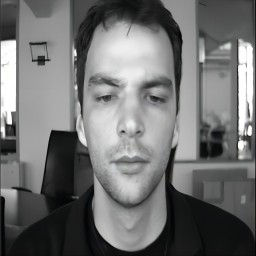
#> input picture Image Processing/charter 2/BioID_0000.jpg, 256 x 256 px
$ python test2-310.py
#> lines starting #> are read from the running program, lines starting #| are printed output that depends on the picture
import cv2 as cv
import numpy

def spacedivision(img, a, b, x):
    x = int(256 / x)
    background = numpy.zeros((a, b), dtype=numpy.uint8)
    for i in range(a):
        for j in range(b):
            background[i][j] = int(img[int(i/x)*x][int(j/x)*x])
    return background

img = cv.imread('BioID_0000.jpg')
#> img is the input picture: shape (256, 256, 3); mean B, G, R 112.6, 112.8, 112.2
img = cv.cvtColor(img, cv.COLOR_BGR2GRAY)
#> img: shape (256, 256)
cv.imshow("before256", img)
a = img.shape[0]
#> a = 256
b = img.shape[1]
#> b = 256
print(a, b)
#| 256 256
img = spacedivision(img, a, b, 128)
#> after the loop in spacedivision, `for i in range(a):`:
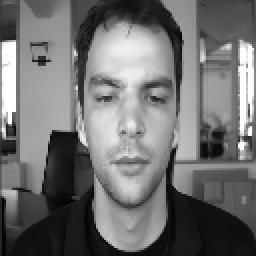
#> background: shape (256, 256); min 1, max 255, mean 112.7
cv.imshow("after128", img)
img = spacedivision(img, a, b, 64)
#> call 2 of spacedivision, with a = 256, b = 256, x = 64
#> after the loop in spacedivision (call 2), `for i in range(a):`:
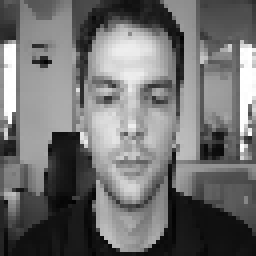
#> background: shape (256, 256); min 2, max 255, mean 112.8
cv.imshow("after64", img)
img = spacedivision(img, a, b, 32)
#> call 3 of spacedivision, with a = 256, b = 256, x = 32
#> after the loop in spacedivision (call 3), `for i in range(a):`:
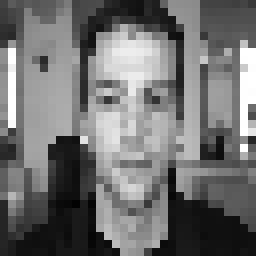
#> background: shape (256, 256); min 2, max 255, mean 112.5
cv.imshow("after32", img)
img = spacedivision(img, a, b, 16)
#> call 4 of spacedivision, with a = 256, b = 256, x = 16
#> after the loop in spacedivision (call 4), `for i in range(a):`:
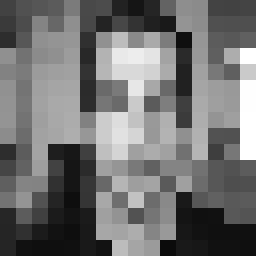
#> background: shape (256, 256); min 11, max 255, mean 113.1
cv.imshow("after16", img)

cv.waitKey(0)
